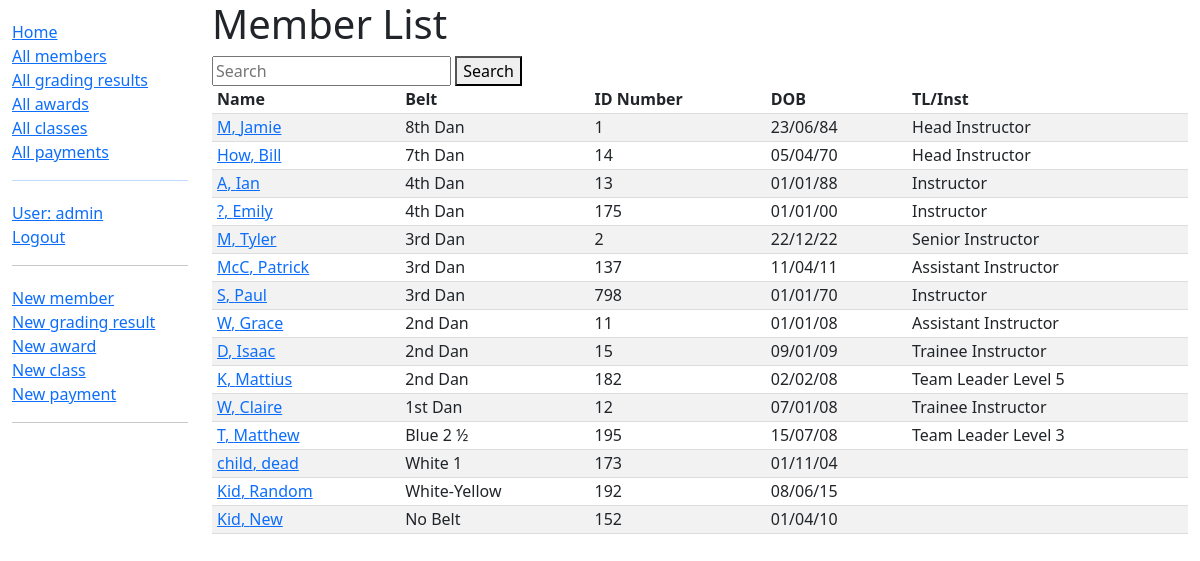
The page /dashboard/members/ (signed in) on the database as committed earlier.
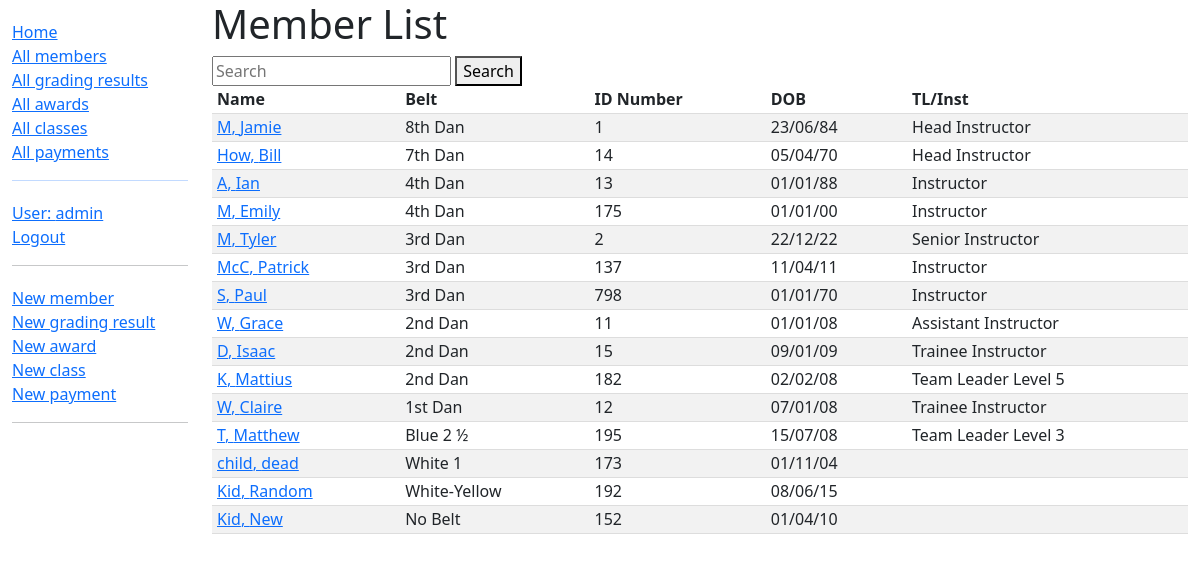
The same page on the database as committed later.
### dashboard/models.py (models this page shows, shortened)
class Member(models.Model):
    first_name = models.CharField(max_length=50)
    last_name = models.CharField(max_length=50)
    idnumber = models.SmallIntegerField(verbose_name="ID Number")
    address_line_1 = models.CharField(max_length=200, help_text="Unit, Street Number and Name", blank=True)
    address_line_2 = models.CharField(max_length=200, help_text="Suburb", blank=True)
    address_line_3 = models.CharField(max_length=4, help_text="Postcode", blank=True)
    date_of_birth = models.DateField()
    belt = models.CharField(max_length=50, choices=BELT_CHOICES, blank=True)
    email = models.EmailField()
    phone = models.CharField(max_length=100)
    team_leader_instructor = models.CharField(max_length=2, choices=TL_INST_RANKS, blank=True, verbose_name="Team Leader/Instructor")
    active = models.BooleanField(default=True)
    class Meta:
        ordering = ['-belt','idnumber']
    def get_absolute_url(self):
        return reverse('member-detail', args=[str(self.id)])

### dashboard/views.py (the view)
# urls.py: path('members/', views.MemberListView.as_view(), name='members'),
class MemberListView(LoginRequiredMixin, generic.ListView):
    model = Member
    paginate_by = 15
    def get_queryset(self):
        query = self.request.GET.get('q')
        if query:
            return Member.objects.filter(Q(first_name__icontains=query) | Q(last_name__icontains=query) | Q(idnumber__icontains=query) | Q(email__icontains=query) | Q(phone__iexact=query))
        else:
            return Member.objects.all()

### dashboard/templates/dashboard/member_list.html
{% extends "base_generic.html" %}
{% block content %}
<h1>Member List</h1>
<form method="get">
  <input type="text" name="q" placeholder="Search">
  <button type="submit">Search</button>
</form>
  {% if member_list %}
  <table style="width: 100%;">
    <tr>
      <th>Name</th>
      <th>Belt</th>
      <th>ID Number</th>
      <th>DOB</th>
      <th>TL/Inst</th>
    </tr>
    {% for member in member_list %}
      <tr class="content">
        <td><a href="{{ member.get_absolute_url }}">{{ member.last_name }}, {{ member.first_name }}</a></td>
        <td>{% if member.belt %}{{ member.get_belt_display }}{% else %}No Belt{% endif %}</td>
        <td>{{ member.idnumber }}</td>
        <td>{% if member.date_of_birth %}{{ member.date_of_birth|date:"d/m/y" }}{% endif %}</td>
        <td>{{ member.get_team_leader_instructor_display }}</td>
      </tr>
    {% endfor %}
  </table>
  {% else %}
    <p>There are no members.</p>
  {% endif %}
{% endblock %}

Rows that differ between the two databases and show on the page:
changed Member "Emily": last_name "?" → "M"
changed Member "McC": team_leader_instructor "Assistant Instructor" → "Instructor"
